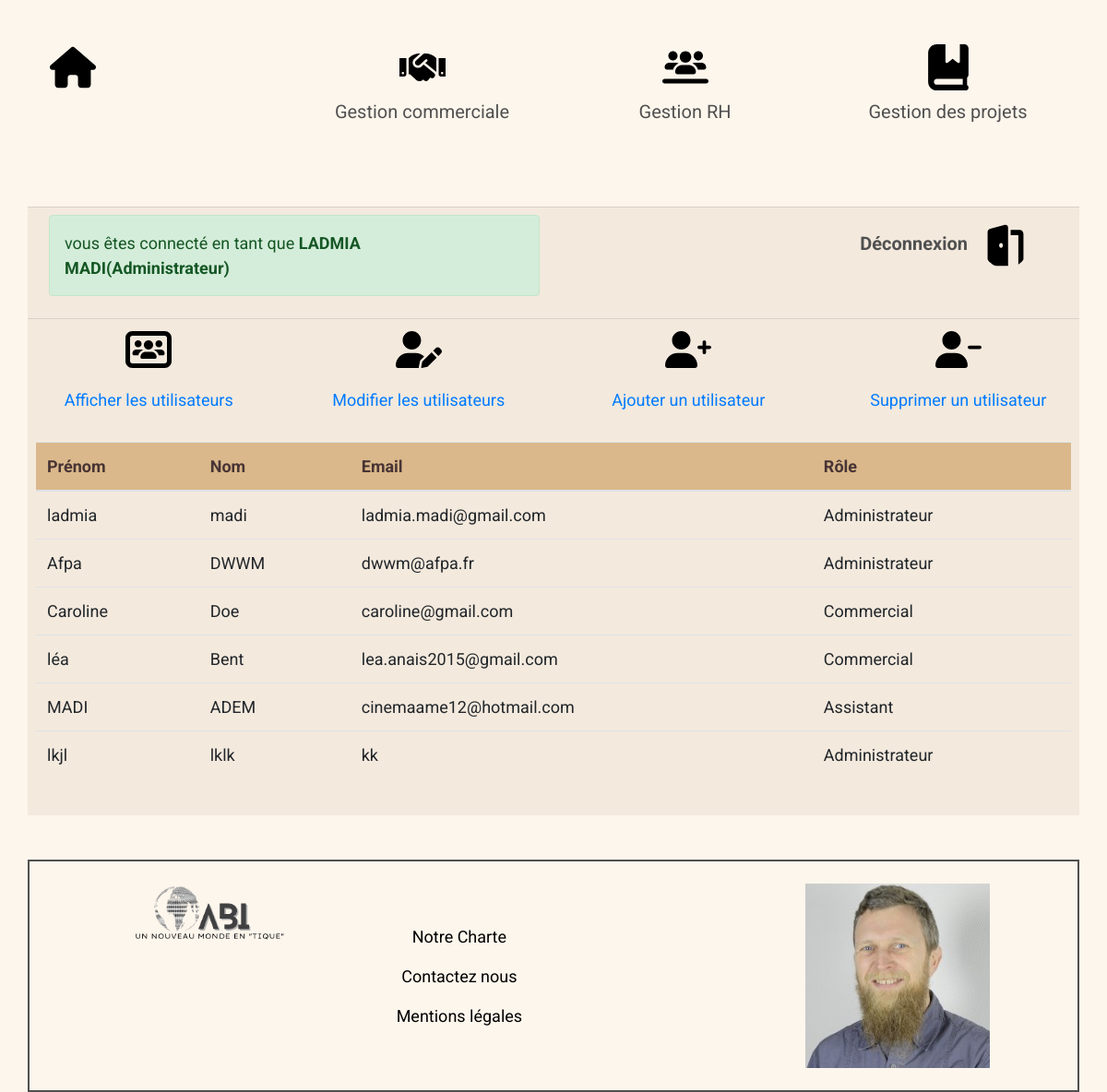
Screenshot of /Projet-ABI/index.php?action=dashboard&action3=dashboardList (signed in) with the database file from the repository.
### tables this page shows
CREATE TABLE IF NOT EXISTS `utilisateur` (
  `id_user` int(11) NOT NULL AUTO_INCREMENT,
  `first_name` varchar(25) NOT NULL,
  `last_name` varchar(25) NOT NULL,
  `email` varchar(50) NOT NULL,
  `password` varchar(255) NOT NULL,
  `role` varchar(255) NOT NULL,
  PRIMARY KEY (`id_user`)
);

### Projet-ABI/controller/Controller.php (called while the page is built, shortened)
<?php
class Controller
{
    public static function viewPage($url)
    {
        require $url;
    }
}
?>

### Projet-ABI/index.php (called while the page is built)
<?php
require('./controller/Router.php');

### Projet-ABI/model/Database.php (called while the page is built, shortened)
<?php
class Database
{
    public static $pdo;
    public static function getPDO(): PDO
    {
        try
        {
            if(self::$pdo===null)
            {
                $pdo= new PDO('mysql:host=localhost:3306;dbname=abi','root', '');
                $pdo->setAttribute(PDO::ATTR_ERRMODE,PDO::ERRMODE_EXCEPTION);
                self::$pdo=$pdo;
            }
            return self::$pdo;
        }
        catch(Exception $e)
        {
            die($e->getMessage());
        }
    }
    public function getUsers ()
    {
        try
        {
            $req=$this->getPDO()->query('SELECT * FROM utilisateur');
            $users=$req->fetchAll(PDO::FETCH_OBJ);
            return $users;
        }
        catch(Exception $e)
        {
            die($e->getMessage());
        }
    }
}
?>

### Projet-ABI/controller/Auth.php (called while the page is built, shortened)
<?php
class Auth
{
    public $pdo;
    public function __construct(PDO $pdo)
    {
        $this->pdo=$pdo;
    }
    public function user()
    {
        $id=$_SESSION['id'] ?? null;
        $query= $this->pdo->prepare('SELECT * FROM utilisateur WHERE id_user= ?');
        $query->execute([$id]);
        $user=$query->fetch();
         return $user ?: null;
    }
    public static function checkRoleAdmin():string
    {
        $data= new Database('abi');
        $auth= new Auth($data->getPDO());
        $user=$auth->user();
        if($user!==null&& $user[5]==='Administrateur')
        {
            return $user[5];
        }
        else
        {
        header('Location:./index.php?action=connexion&forbidden=1');
        exit();
        }
    }
}
?>

### Projet-ABI/controller/Dashboard.php (called while the page is built, shortened)
<?php
$root = realpath($_SERVER["DOCUMENT_ROOT"]);
require($root.'/controller/Auth.php');
class Dashboard
{
    public static function viewUsers()
    {
        $results= new Database('abi');
        return $results->getUsers();
    }
}
?>

### Projet-ABI/view/pages/listView.php (the view, shortened to what this page needs)
<?php
$results=Dashboard::viewUsers();
    if(!empty($results))
                {
?>
<div class='row'>
    <div class="col px-4">
            <table class="table table-hover">
            <thead>
            <tr>
                <th>Prénom</th>
                <th>Nom</th>
                <th>Email</th>
                <th>Rôle</th>
            </tr>
            </thead>
            <tbody>
            <?php
                    foreach($results as $result)
                    {
            ?>
            <tr>
                <td><?= $result->first_name?></td>
                <td><?= $result->last_name?></td>
                <td><?= $result->email?></td>
                <td><?= $result->role?></td>
            </tr>
           <?php
                    }
           ?>
            </tbody>
        </table>
    </div>
</div>
   <?php
    }

### Projet-ABI/view/pages/dashboardView.php (shortened to what this page needs)
<?php
$role=Auth::checkRoleAdmin();
$first_name=$_SESSION['first_name'];
$last_name=$_SESSION['last_name'];
?>
<hr class="py-0 my-0">
<div class='row p-2 bonjour mx-0'>
        <div class='col'>
        <div class="p-3 alert alert-success">vous êtes connecté en tant que <?='<b>'.' '.strtoupper($first_name).' '.strtoupper($last_name).'('.$role.')'.'</b>'; ?></div>
        </div>
        <div class="col text-right">
        <a class="nav-link" href="./index.php?action=logOut" data-toggle="tooltip" title="Se déconnecter">Déconnexion<span class="p-3"><img class="logout"src="./public/IMG/svg/svg/door-open.svg" alt="Icone déconnexion à ajouter"></span></a>
        </div>
</div>
<hr class="py-0 my-0">
    <div class="row text-center mb-4">
        <div class="col">
            <ul class="nav nav flex-column">
              <li class="nav-item">
                  <a href="./index.php?action=dashboard&amp;action3=dashboardList" class="nav-link"><img src="./public/IMG/svg/svg/users-rectangle.svg" alt="Image utilisateurs à créer" height="50px" width="50px"></a>
                </li>
             <li class="nav-item">
                 <a class="nav-link" href="../index.php?action=dashboard&amp;action3=dashboardList">Afficher les utilisateurs</a>
                </li>
            </ul>
        </div>
        <div class="col">
            <ul class="nav nav flex-column">
              <li class="nav-item">
                  <a href="../index.php?action=dashboard&amp;action3=modifyUser" class="nav-link"><img src="./public/IMG/svg/svg/user-pen.svg" alt="Image modifier utilisateurs à créer" height="50px" width="50px"></a>
                </li>
             <li class="nav-item">
                 <a class="nav-link" href="../index.php?action=dashboard&amp;action3=modifyUser">Modifier les utilisateurs</a>
                </li>
            </ul>
        </div>
        <div class="col">
            <ul class="nav nav flex-column">
              <li class="nav-item">
                  <a href="../index.php?action=dashboard&amp;action3=addUser" class="nav-link"><img src="./public/IMG/svg/svg/user-plus.svg" alt="Image ajouter utilisateurs à créer" height="50px" width="50px"></a>
                </li>
             <li class="nav-item">
                 <a class="nav-link" href="../index.php?action=dashboard&amp;action3=addUser">Ajouter un utilisateur</a>
                </li>
            </ul>
        </div>
        <div class="col">
            <ul class="nav nav flex-column">
              <li class="nav-item">
                  <a href="../index.php?action=dashboard&amp;action3=deleteUser" class="nav-link"><img src="./public/IMG/svg/svg/user-minus.svg" alt="Image supprimer utilisateurs à créer"  height="50px" width="50px"></a>
                </li>
             <li class="nav-item">
                 <a class="nav-link" href="../index.php?action=dashboard&amp;action3=deleteUser">Supprimer un utilisateur</a>
                </li>
            </ul>
        </div>
</div>
<?php
    if(isset($_GET['action3']))
    {
        $root = realpath($_SERVER["DOCUMENT_ROOT"]);
                    if($_GET['action3']==='dashboardList')
                    {
                        Controller::viewPage($root.'/view/pages/listView.php');
                    }
                    elseif($_GET['action3']==='addUser')
                    {
                        Controller::viewPage($root.'/view/pages/addUserView.php');
                    }
                    elseif($_GET['action3']==='modifyUser')
                    {
                        Controller::viewPage($root.'/view/pages/modifyUserView.php');
                    }
                    elseif($_GET['action3']==='panelModifyUser')
                    {
                            Controller::viewPage($root.'/view/pages/panelModifyUser.php');
                    }
    }
?>
   </div>
<?php require 'template_admin.php'; ?>

### Projet-ABI/public/styles/dashboard.css (style rules this page uses)
body { box-sizing: border-box; background-color: #FDF6EC; background-size: cover; text-decoration: none; list-style: none; font-family: 'Roboto', sans-serif; font-size: 18px; color:#505050; }
.bonjour a { color: #505050; font-size: 20px; font-weight: bold; }
.logout { height: 50px; width: 50px; border-radius: 50%; }
table th { color: #483434; background-color: #DAB88B; }

### rows the page displays
utilisateur: role "Administrateur", first_name "ladmia", last_name "madi", email "ladmia.madi@gmail.com"
utilisateur: first_name "Afpa", last_name "DWWM", email "dwwm@afpa.fr", role "Administrateur"
utilisateur: first_name "Caroline", last_name "Doe", email "caroline@gmail.com", role "Commercial"
utilisateur: first_name "léa", last_name "Bent", email "lea.anais2015@gmail.com", role "Commercial"
utilisateur: first_name "MADI", last_name "ADEM", email "cinemaame12@hotmail.com", role "Assistant"
utilisateur: first_name "lkjl", last_name "lklk", email "kk", role "Administrateur"

### other values shown
$first_name "LADMIA"
$last_name "MADI"
